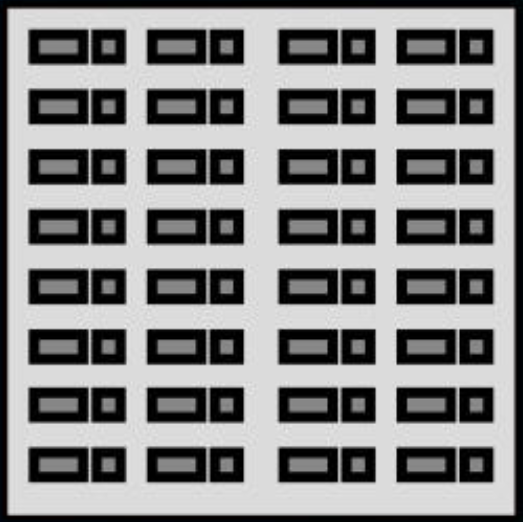
#> input picture notebooks/experiments/particle.png, 523 x 522 px
$ python 'plot_trajectories copy.py'
#> lines starting #> are read from the running program, lines starting #| are printed output that depends on the picture
"""
Two-panel poster figure for metavehicle trajectories:

    left  = linear polarization   (straight, self-aligned)
    right = circular polarization (orbit, continuously turning)

Design choices (see poster discussion):
- Both panels share ONE physical scale (equal aspect, same window size), so the
  straight run and the circle are directly comparable.
- The particle is drawn as a small *to-scale* oriented footprint at a few points
  along each path -- big enough to read orientation, not detailed. On the left
  the markers stay aligned; on the right they rotate around the loop.
- A single large `particle.png` "hero" inset (with its own scale bar) shows what
  the particle actually looks like, decoupled from the trajectory scale, with a
  zoom line to one point on the orbit. This turns the size disparity (10 um
  particle, ~100 um orbit) into an explicit feature instead of a problem.

Trajectory input format
-----------------------
Each trajectory is an array of shape (N, 2) or (N, 3):
    columns [x, y]        -> orientation inferred from the velocity tangent
    columns [x, y, theta] -> orientation taken from theta (radians)
Positions are in `pos_units` ("m" for your jax-md output, or "um").
"""

import numpy as np
import matplotlib.pyplot as plt
from matplotlib.collections import LineCollection
from matplotlib.patches import Polygon, Arc, FancyArrowPatch, ConnectionPatch
import matplotlib.image as mpimg


# --------------------------------------------------------------------------
# small helpers
# --------------------------------------------------------------------------
def _to_um(traj, pos_units, particle=0):
    traj = np.asarray(traj, dtype=float)
    # jax-md scan output is (N_steps, N_particles, 3): collapse the particle axis
    if traj.ndim == 3:
        traj = traj[:, particle, :]
    traj = np.atleast_2d(traj)
    xy = traj[:, :2].copy()
    if pos_units == "m":
        xy *= 1e6
    elif pos_units != "um":
        raise ValueError("pos_units must be 'm' or 'um'")
    theta = traj[:, 2] if traj.shape[1] >= 3 else None
    return xy, theta


def _orientations(xy, theta, idxs):
    """Orientation (rad) at the given sample indices."""
    if theta is not None:
        return theta[idxs]
    # infer from local tangent (central difference)
    ang = np.zeros(len(xy))
    d = np.gradient(xy, axis=0)
    ang = np.arctan2(d[:, 1], d[:, 0])
    return ang[idxs]


def _solid_line(ax, x, y, color, lw, zorder=2):
    ax.plot(x, y, color=color, lw=lw, solid_capstyle="round", zorder=zorder)


def _particle_footprint(size_xy):
    """Rectangle (w x h) for the particle, centered at origin, long axis = +x.

    A short heading tick (drawn in _draw_markers) marks the front so the
    orientation is readable even when the footprint is square.
    """
    w, h = size_xy
    return np.array([
        [-w / 2, -h / 2],
        [+w / 2, -h / 2],
        [+w / 2, +h / 2],
        [-w / 2, +h / 2],
    ])


def _draw_markers(ax, xy, theta, idxs, size_xy, color, style="rectangle"):
    base = _particle_footprint(size_xy)
    w = size_xy[0]
    for k, i in enumerate(idxs):
        a = theta[k]
        c, s = np.cos(a), np.sin(a)
        R = np.array([[c, -s], [s, c]])
        if style == "rectangle":
            verts = (base @ R.T) + xy[i]
            ax.add_patch(Polygon(verts, closed=True, facecolor=color,
                                 edgecolor="black", linewidth=0.8,
                                 alpha=0.85, zorder=5))
            front = xy[i] + R @ np.array([w / 2, 0.0])   # heading tick
            ax.plot([xy[i, 0], front[0]], [xy[i, 1], front[1]],
                    color="black", lw=1.2, zorder=6)
        elif style == "arrow":
            L = size_xy[0]
            ax.add_patch(FancyArrowPatch(
                xy[i] - 0.5 * L * np.array([c, s]),
                xy[i] + 0.5 * L * np.array([c, s]),
                arrowstyle="-|>", mutation_scale=12,
                color=color, lw=2.0, zorder=5))
        else:
            raise ValueError("style must be 'rectangle' or 'arrow'")


def _scale_bar(ax, length_um, window_um, center, label=None, pad_frac=0.08):
    x0 = center[0] - window_um / 2 + pad_frac * window_um
    y0 = center[1] - window_um / 2 + pad_frac * window_um
    ax.plot([x0, x0 + length_um], [y0, y0], color="black", lw=3,
            solid_capstyle="butt", zorder=8)
    ax.text(x0 + length_um / 2, y0 + 0.02 * window_um,
            label or f"{length_um:g} um", ha="center", va="bottom",
            fontsize=12, zorder=8)


def _linear_glyph(ax, window_um, center, angle_deg=0.0):
    """Double-headed arrow for linear polarization, top-left."""
    cx = center[0] - 0.30 * window_um
    cy = center[1] + 0.38 * window_um
    L = 0.10 * window_um
    a = np.radians(angle_deg)
    d = L * np.array([np.cos(a), np.sin(a)])
    ax.add_patch(FancyArrowPatch((cx - d[0], cy - d[1]), (cx + d[0], cy + d[1]),
                                 arrowstyle="<|-|>", mutation_scale=14,
                                 color="crimson", lw=2.2, zorder=8))
    ax.text(cx, cy + 0.06 * window_um, r"$E_{pol}$", color="crimson",
            ha="center", va="bottom", fontsize=12, zorder=8)


def _circular_glyph(ax, window_um, center, handedness=+1):
    """Circular arrow for circular polarization, top-left."""
    cx = center[0] - 0.30 * window_um
    cy = center[1] + 0.38 * window_um
    r = 0.06 * window_um
    t1, t2 = (20, 300) if handedness > 0 else (240, -40)
    ax.add_patch(Arc((cx, cy), 2 * r, 2 * r, theta1=min(t1, t2),
                     theta2=max(t1, t2), color="crimson", lw=2.2, zorder=8))
    # arrowhead at the leading end
    aend = np.radians(t2)
    tip = np.array([cx + r * np.cos(aend), cy + r * np.sin(aend)])
    tang = handedness * np.array([-np.sin(aend), np.cos(aend)])
    ax.add_patch(FancyArrowPatch(tip - 1e-3 * tang, tip + 1e-3 * tang,
                                 arrowstyle="-|>", mutation_scale=14,
                                 color="crimson", lw=2.2, zorder=8))
    lbl = r"$E_{pol}$" if handedness > 0 else r"$E_{pol}$"
    ax.text(cx, cy + r + 0.01 * window_um, lbl, color="crimson",
            ha="center", va="bottom", fontsize=12, zorder=8)


def _radius_annotation(ax, center, radius, angle_deg=-58.0, color="black"):
    """Arrow from the orbit centre to the rim, labelled R_T (fills the empty
    interior of the circular orbit with the key result)."""
    a = np.radians(angle_deg)
    tip = (center[0] + radius * np.cos(a), center[1] + radius * np.sin(a))
    ax.add_patch(FancyArrowPatch(tuple(center), tip, arrowstyle="-|>",
                                 mutation_scale=14, color=color, lw=1.8,
                                 zorder=7))
    ax.scatter([center[0]], [center[1]], s=14, color=color, zorder=7)
    mid = np.array([center[0] + 0.5 * radius * np.cos(a),
                    center[1] + 0.5 * radius * np.sin(a)])
    perp = np.array([-np.sin(a), np.cos(a)])
    lab = mid + 0.16 * radius * perp
    ax.text(lab[0], lab[1], rf"$R_T \approx {radius:.0f}\,\mu$m",
            color=color, ha="center", va="center", fontsize=13, zorder=8)


def _hero_inset(parent_ax, image_path, bounds=(0.55, 0.55, 0.42, 0.42),
                caption=None, band_frac=0.16):
    """Big particle render placed *inside* parent_ax. No scale bar -- the
    to-scale markers + connector already carry the size. An optional one-line
    `caption` (e.g. "10 x 10 um") sits in a white strip below the image.
    bounds are in parent-axes fraction. Returns the inset axes."""
    ax = parent_ax.inset_axes(bounds)
    ax.set_facecolor("white")
    try:
        img = mpimg.imread(image_path)
        h, w = img.shape[0], img.shape[1]
        ax.imshow(img, extent=(0, w, h, 0), zorder=1)
        band = (band_frac * h) if caption else 0.0
        ax.set_xlim(0, w)
        ax.set_ylim(h + band, 0)
        if caption:
            ax.text(0.5 * w, h + 0.55 * band, caption, color="black",
                    ha="center", va="center", fontsize=10, zorder=3)
    except FileNotFoundError:
        ax.text(0.5, 0.5, "particle.png\nnot found", ha="center", va="center")
    ax.set_xticks([]); ax.set_yticks([])
    for s in ax.spines.values():
        s.set_visible(False)
    return ax


# --------------------------------------------------------------------------
# main entry point
# --------------------------------------------------------------------------
def _decimate(xy, th, max_points):
    """Subsample a long trajectory to at most max_points for fast rendering."""
    n = len(xy)
    if n <= max_points:
        return xy, th
    step = int(np.ceil(n / max_points))
    sel = np.arange(0, n, step)
    if sel[-1] != n - 1:
        sel = np.append(sel, n - 1)
    return xy[sel], (th[sel] if th is not None else None)


def _markers_in_window(xy, cen, win, n):
    """Pick n marker indices among the points lying inside the window."""
    half = win / 2
    inside = np.where((np.abs(xy[:, 0] - cen[0]) <= half) &
                      (np.abs(xy[:, 1] - cen[1]) <= half))[0]
    if len(inside) == 0:
        return np.array([], dtype=int)
    pick = np.unique(np.linspace(0, len(inside) - 1, n).astype(int))
    return inside[pick]


def plot_polarization_trajectories(
    traj_linear,
    traj_circular,
    pos_units="m",
    particle_size_um=(10.0, 10.0),
    marker_style="rectangle",
    n_markers=6,
    window_um=None,            # shared window size; None -> auto from circular
    linear_pol_angle_deg=0.0,
    handedness=+1,             # +1 LCP, -1 RCP (sets circular glyph + sense)
    particle_image="particle.png",
    image_span_um=14.0,        # physical width the hero image spans, for its bar
    line_color="#0f54c4",      # solid colour of the trajectory line (red)
    marker_color="0.6",        # particle footprint colour (grey)
    window_pad=1.1,            # window = window_pad * orbit diameter (+ margin)
    show_radius=True,          # draw the R_T arrow + value in the circular panel
    note_linear=None,          # optional caption text, bottom of linear panel
    note_circular=None,        # optional caption text, bottom of circular panel
    max_points=4000,           # decimation cap -> huge speedup for long runs
    out_path="metavehicle_trajectories.png",
    dpi=300,
    show=False,
):
#> called with traj_linear = array of shape (2000, 3), traj_circular = array of shape (4000, 3), pos_units = 'm', particle_size_um = (12, 10), marker_style = 'rectangle', n_markers = 6, linear_pol_angle_deg = 0, handedness = 1
    if np.isscalar(particle_size_um):
        particle_size_um = (float(particle_size_um), float(particle_size_um))

    xy_lin, th_lin = _decimate(*_to_um(traj_linear, pos_units), max_points)
    xy_cir, th_cir = _decimate(*_to_um(traj_circular, pos_units), max_points)

    ext_lin = (np.ptp(xy_lin[:, 0]), np.ptp(xy_lin[:, 1]))
    ext_cir = (np.ptp(xy_cir[:, 0]), np.ptp(xy_cir[:, 1]))
    print(f"linear   extent: {ext_lin[0]:.1f} x {ext_lin[1]:.1f} um, "
          f"{len(xy_lin)} pts")
    print(f"circular extent: {ext_cir[0]:.1f} x {ext_cir[1]:.1f} um, "
          f"{len(xy_cir)} pts")

    # shared window sized tightly to the circular orbit
    if window_um is None:
        window_um = window_pad * max(ext_cir) + 2 * max(particle_size_um)

    # circular centered on the orbit; linear centered near its start so a
    # window-sized chunk is shown (the rest is clipped to the same axis size)
    cen_cir = xy_cir.mean(axis=0)
    d = xy_lin[-1] - xy_lin[0]
    u = d / np.hypot(*d) if np.hypot(*d) > 0 else np.array([1.0, 0.0])
    cen_lin = xy_lin[0] + 0.35 * window_um * u

    plt.rcParams.update({"font.size": 13})
    fig, (ax0, ax1) = plt.subplots(1, 2, figsize=(12, 6.2), dpi=dpi)

    for ax, xy, th, cen, kind in (
        (ax0, xy_lin, th_lin, cen_lin, "linear"),
        (ax1, xy_cir, th_cir, cen_cir, "circular"),
    ):
        _solid_line(ax, xy[:, 0], xy[:, 1], line_color, lw=2.5)

        idxs = _markers_in_window(xy, cen, window_um, n_markers)
        if len(idxs):
            ang = _orientations(xy, th, idxs)
            _draw_markers(ax, xy, ang, idxs, particle_size_um, marker_color,
                          marker_style)

        # start marker only if it falls inside the shown window
        if (abs(xy[0, 0] - cen[0]) <= window_um / 2 and
                abs(xy[0, 1] - cen[1]) <= window_um / 2):
            ax.scatter(xy[0, 0], xy[0, 1], s=70, facecolor="white",
                       edgecolor="black", linewidth=1.5, zorder=7)

        ax.set_xlim(cen[0] - window_um / 2, cen[0] + window_um / 2)
        ax.set_ylim(cen[1] - window_um / 2, cen[1] + window_um / 2)
        ax.set_aspect("equal")
        ax.set_xlabel("x  (µm)")
        if kind =="linear":
            ax.set_ylabel("y  (µm)")
        ax.tick_params(labelsize=11)

        if kind == "linear":
            _linear_glyph(ax, window_um, cen, linear_pol_angle_deg)
            note = note_linear
        else:
            _circular_glyph(ax, window_um, cen, handedness)
            if show_radius:
                r_T = float(np.mean(np.hypot(xy[:, 0] - cen[0],
                                             xy[:, 1] - cen[1])))
                print(f"orbit radius R_T ~ {r_T:.1f} um")
                _radius_annotation(ax, cen, r_T)
            note = note_circular

        if note:
            ax.text(0.5, 0.03, note, transform=ax.transAxes, ha="center",
                    va="bottom", fontsize=12, color="0.25")

    ax0.set_title("Linear polarization", fontsize=16, pad=10)
    ax1.set_title("Circular polarization", fontsize=16, pad=10)

    # hero inset placed INSIDE the linear panel (upper-right, where it's empty),
    # with a connector to a marker on the linear trajectory
    caption = f"{particle_size_um[0]:g} × {particle_size_um[1]:g} µm"
    hero = _hero_inset(ax0, particle_image, bounds=(0.55, 0.6, 0.33, 0.33),
                       caption=caption)
#> in _hero_inset, img is the input picture: shape (522, 523, 4) float32; mean R, G, B, A 0.525, 0.525, 0.525, 1
    try:
        idxs_l = _markers_in_window(xy_lin, cen_lin, window_um, n_markers)
        if len(idxs_l):
            i = int(idxs_l[len(idxs_l) // 2])
            con = ConnectionPatch(
                xyA=(0.5, 0.0), coordsA=hero.transAxes,
                xyB=(xy_lin[i, 0], xy_lin[i, 1]), coordsB=ax0.transData,
                color="0.4", lw=1.0, linestyle="--")
            fig.add_artist(con)
    except Exception:
        pass

    fig.tight_layout()
    fig.savefig(out_path, dpi=dpi, bbox_inches="tight")
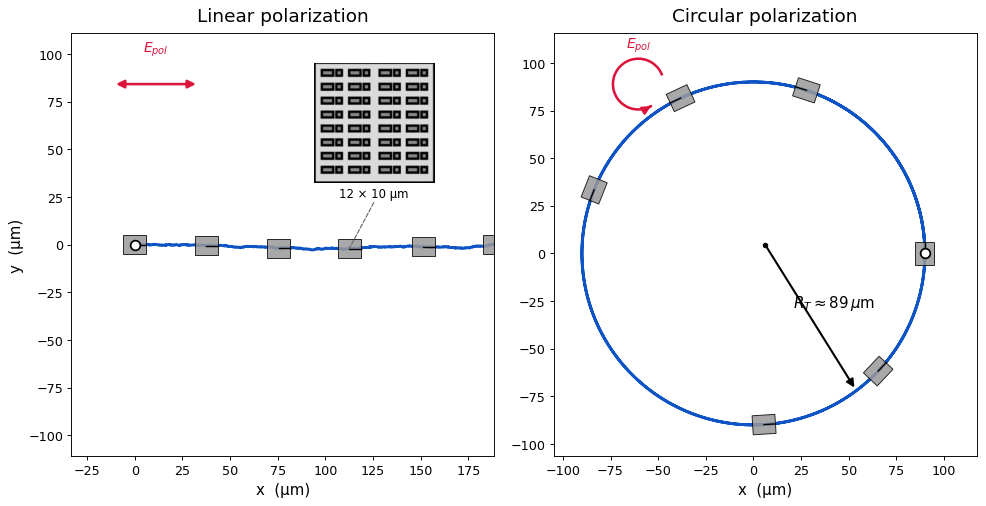
#> figure drawn by matplotlib, 2 panels
    print(f"saved {out_path}")
    if show:
        return fig
    plt.close(fig)
    return None


# --------------------------------------------------------------------------
# standalone demo with synthetic trajectories
# --------------------------------------------------------------------------
if __name__ == "__main__":
    rng = np.random.default_rng(0)

    # linear: straight run along +x with small jitter, orientation fixed
    t = np.linspace(0, 1, 2000)
    x = 200.0 * t + rng.normal(0, 1.0, t.size).cumsum() * 0.05
    y = rng.normal(0, 1.0, t.size).cumsum() * 0.05
    theta = np.full_like(t, 0.0)
    lin = np.column_stack([x * 1e-6, y * 1e-6, theta])   # in metres

    # circular: orbit of radius R with the body pointing tangent to the path
    R = 90.0
    phi = np.linspace(0, 2.2 * 2 * np.pi, 4000)
    xc = R * np.cos(phi)
    yc = R * np.sin(phi)
    thc = phi + np.pi / 2          # tangent direction
    cir = np.column_stack([xc * 1e-6, yc * 1e-6, thc])   # in metres

    plot_polarization_trajectories(
        lin, cir,
        pos_units="m",
        particle_size_um=(12.0, 10.0),
        marker_style="rectangle",
        n_markers=6,
        handedness=+1,
        particle_image="particle.png",
        out_path="metavehicle_trajectories.png",
    )
